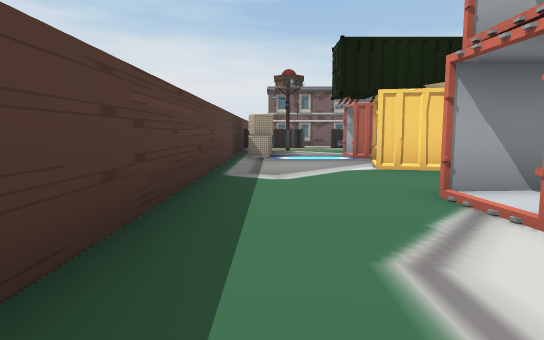
view 1 (above)

18 first-person views from a walk through a scene from a Unity 3-D project. The camera is 1.2 m above the floor, tilts 6° down and sees 75° across. Doors are open. The floor is counted in squares, 2 m on a side. Each view is taken from the middle of a square. On the plan, view 1 faces up. The plan holds only what a view shows up to about 10 squares ahead; the rest is blank. The place goes on beyond the plan. The player character is not drawn.

view 2
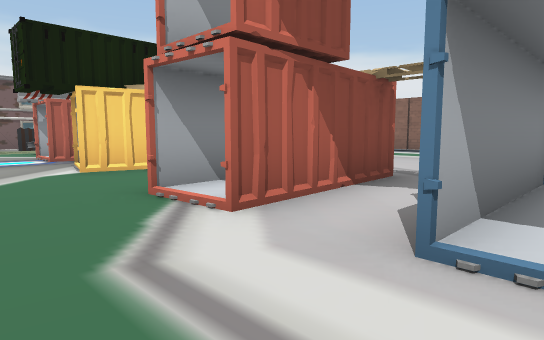

view 3
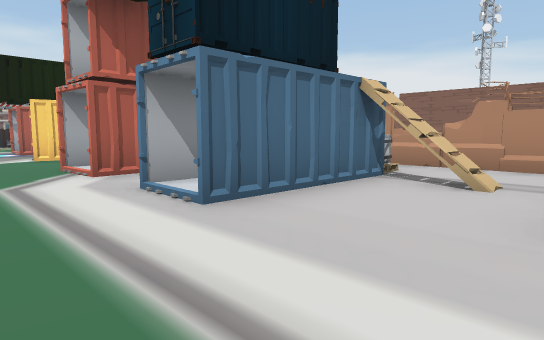

view 4
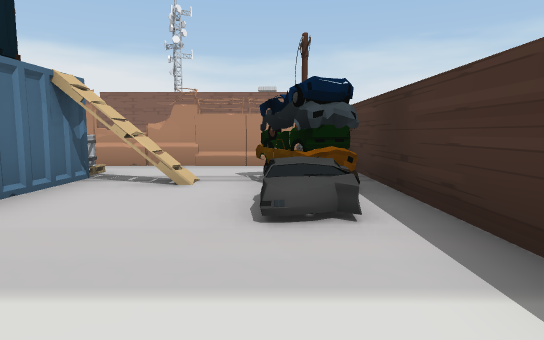

view 5
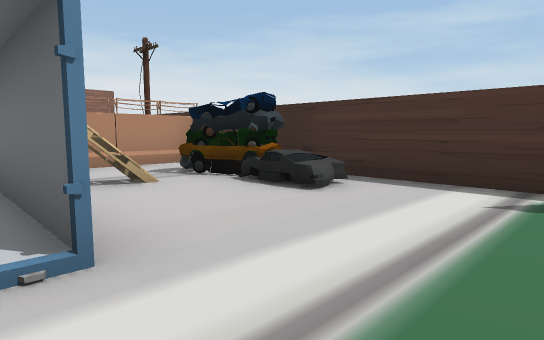

view 6
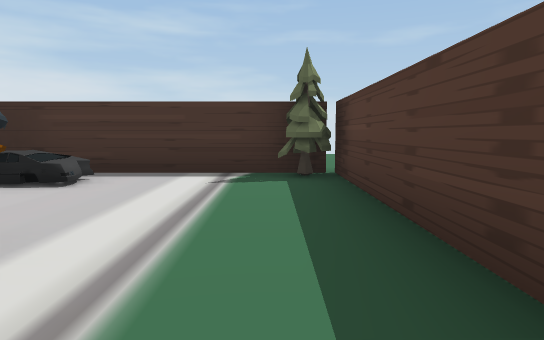

view 7
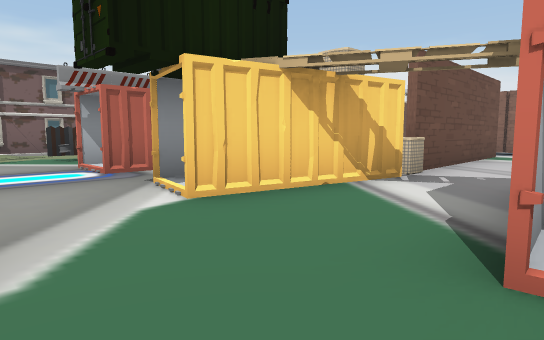

view 8
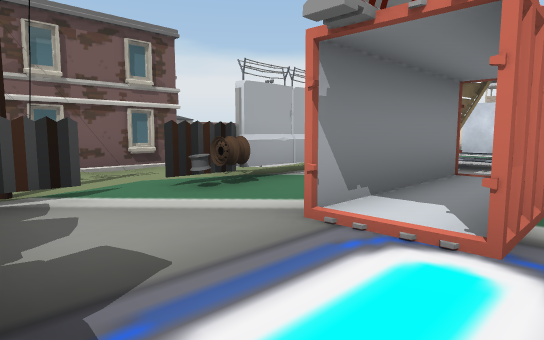

view 9
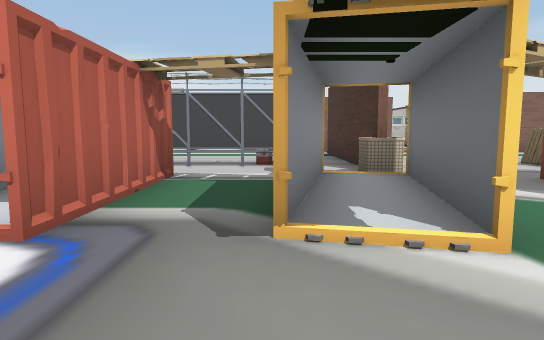

view 10
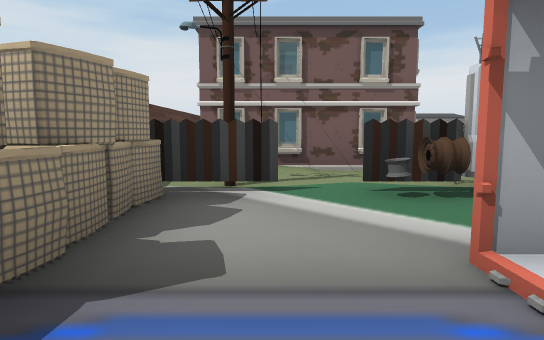

view 11
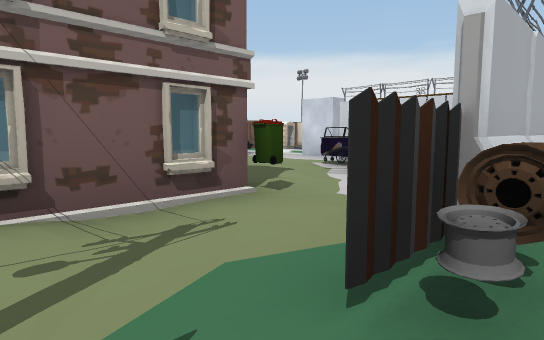

view 12
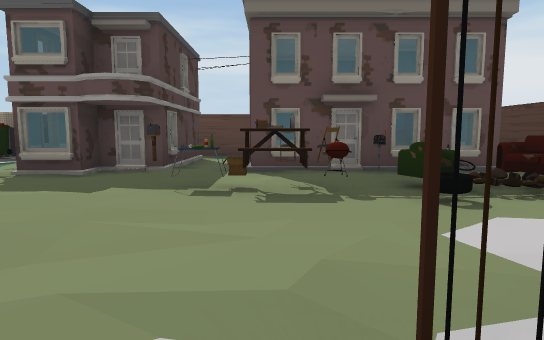

view 13
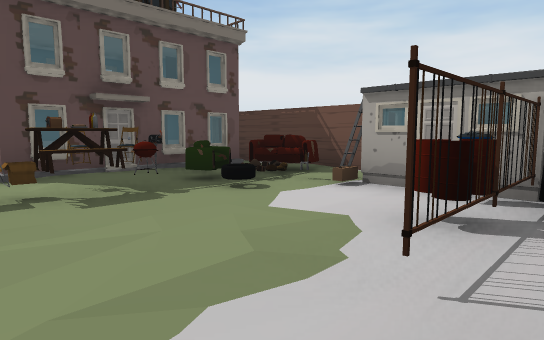

view 14
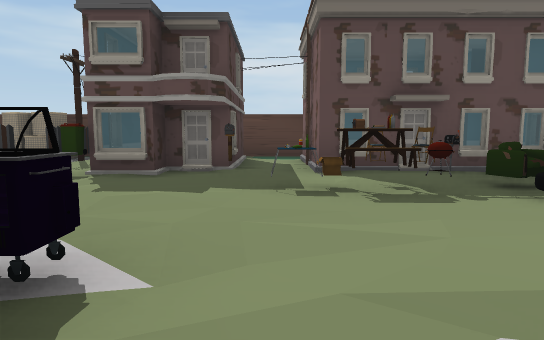

view 15
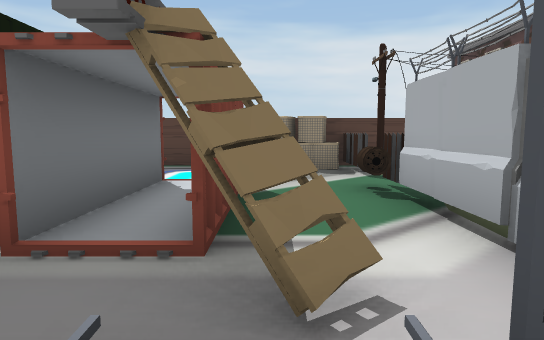

view 16
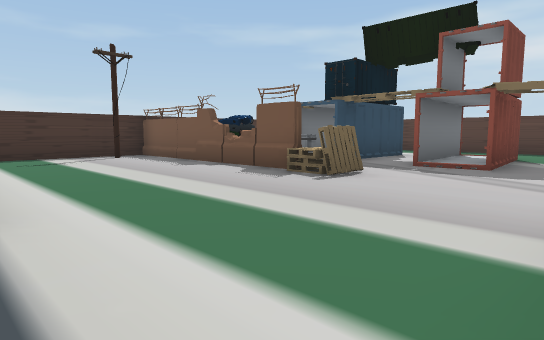

view 17
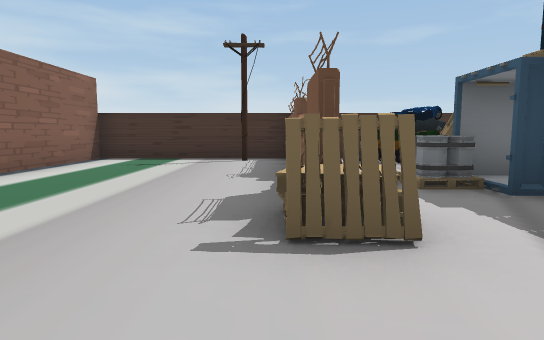

view 18
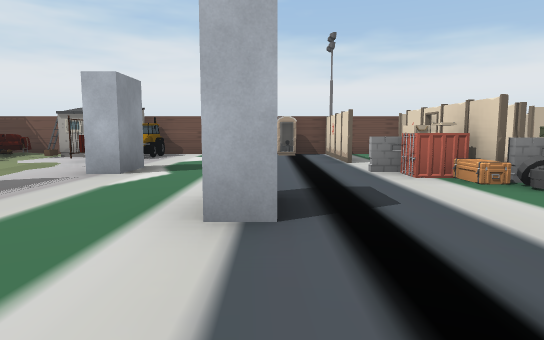

### Floor plan
Points are (right, up) in squares from view 1. A wall is a line through its corners. A room is listed if a view was taken in it or the views show most of it. See-through windows are left out.
Room 1 (views 1, 2, 3, 4, 5, 6, 7, 8, 9, 10)
walls: (1.7, 2.1) (2.7, 2.2); (2.6, -0.5) (1.6, -0.5); (1.5, 3.3) (2.5, 3.4); (2.8, 5.5) (1.7, 5.8); (3.5, -3.7) (3.5, -3.2); (3.5, -3.7) (3.6, -3.2); (3.6, -3.7) (3.8, -3.4); (3.8, -3.9) (3.3, -3.5); (3.8, -3.9) (3.6, -3.5); (3.8, -4) (3.5, -3.7) (3.7, -3.2); (3.8, -4) (3.6, -3.6); (3.9, 6.5) (2, 6.9); (-1, 9.9) (-1, -4.3) (4, -4.3)
ways out: opening at (1, 9) to room 2; opening at (3, 4) to room 3; open door at (2.3, 2.7) to room 3; opening at (3, -2) to room 4; open door at (2, 0); open door at (2, 6.5)
objects: other object (0, -4)
Room 2 (views 11, 12, 13, 14, 15, 18)
walls: (5, 11.5) (2.8, 11.5); (13.8, 15.4) (13.8, 18.4); (12.5, 18) (12.5, 21); (2.5, 11.3) (2.4, 11.4); (2.5, 11.2) (2.3, 11.5); (9.1, 21.1) (1.1, 21.1); (11.8, 20.4) (11.1, 20.4); (0, 11.4) (-0.2, 9.8); (-0.1, 10.7) (0, 10) (-0.1, 8.7); (5.4, 5.4) (10.1, 5.4); (14, 21.1) (11.6, 21.1); (-1, 16.9) (-1, 10.5); (1.7, 5.9) (4.4, 5.3)
low walls: (2.5, 11.2) (2.3, 11.5); (2.4, 11.1) (2.5, 11.1)
ways out: opening at (1, 9) to room 1; opening at (11.5, 5) to room 3; open door at (2, 9) to room 6; open door at (5, 9) to room 6; open door at (11, 20)
objects: other object (0, 12); other object (0, 14) to (3, 15); other object (0, 17) to (3, 20); other object (1, 12); other object (2, 12); other object (3, 15); other object (3, 18); other object (4, 16); other object (4, 17); other object (4, 18); other object (4, 19); other object (4, 20); other object (5, 5) to (5, 6); other object (5, 10); other object (5, 17); other object (5, 20); other object (6, 7); other object (6, 8); other object (6, 9); other object (6, 11); other object (6, 19); other object (6, 20) to (7, 20); other object (7, 7); other object (7, 15); other object (7, 17); other object (7, 18); other object (7, 19); other object (8, 20); other object (9, 16) to (9, 17); other object (11, 14); other object (13, 16); other object (14, 15)
Room 3 (views 16, 17)
walls: (6.9, 1.9) (6.9, 1.5); (6.6, 1.2) (6.6, -4.4); (6.2, 2.1) (7, 2.1); (10.1, 5.3) (5.4, 5.3); (7, -4.3) (11, -4.3) (11, -1.1); (4.4, 5.2) (2.8, 5.5); (2.7, 2.2) (4.6, 2.3); (2.5, 3.4) (4.6, 3.5)
low walls: (6.9, 1.9) (7, 1.2); (6.2, 2) (7, 1.8); (6.1, 1.9) (7, 1.9) (6.8, 1.2); (6.1, 1.9) (7, 2)
ways out: opening at (3, 4) to room 1; open door at (2.3, 2.7) to room 1; opening at (11.5, 5) to room 2; gap at (5.3, 2.3) to room 5
objects: other object (8, -4)
Room 4 (no view inside)
walls: (4.2, -3.1) (4.5, -2.7); (4.8, -0.5) (2.6, -0.5); (3.7, -3.2) (4.7, -2.8); (3.5, -3.2) (4.7, -3); (3.5, -3.2) (4.9, -2.9); (3.3, -3.5) (4.3, -2.7); (3.3, -3.5) (4.6, -2.8); (5.5, -4.3) (7, -4.3); (6.5, -4.1) (6.5, -1.6); (4.7, 0.6) (1.7, 0.6)
ways out: opening at (3, -2) to room 1; opening at (6, -1) to room 5
objects: other object (4, -1)
Room 5 (no view inside)
walls: (6.5, -1) (6.4, -0.2); (6.5, -1.6) (6.5, 0.4); (1.7, -0.5) (4.7, -0.5)
ways out: gap at (5.3, 2.3) to room 3; opening at (6, -1) to room 4
objects: other object (5, 0)
Room 6 (no view inside)
walls: (1.9, 8.4) (4.9, 8.4); (4.5, 9.5) (1.9, 9.5)
ways out: open door at (2, 9) to room 2; open door at (5, 9) to room 2

Where each view was taken, in squares from view 1:
view 1: 0 up, 0 right, facing up
view 2: 0 up, 0 right, facing up-right
view 3: 3 down, 0 right, facing up-right
view 4: 3 down, 0 right, facing right
view 5: 0 up, 0 right, facing down-right
view 6: 1 up, 0 right, facing down
view 7: 3 up, 0 right, facing up-right
view 8: 8 up, 0 right, facing up-right
view 9: 7 up, 0 right, facing right
view 10: 8 up, 1 right, facing up
view 11: 11 up, 1 right, facing up-right
view 12: 17 up, 8 right, facing left
view 13: 16 up, 8 right, facing up-left
view 14: 16 up, 8 right, facing left
view 15: 10 up, 7 right, facing left
view 16: 5 up, 11 right, facing down-left
view 17: 4 up, 7 right, facing down
view 18: 11 up, 11 right, facing up
